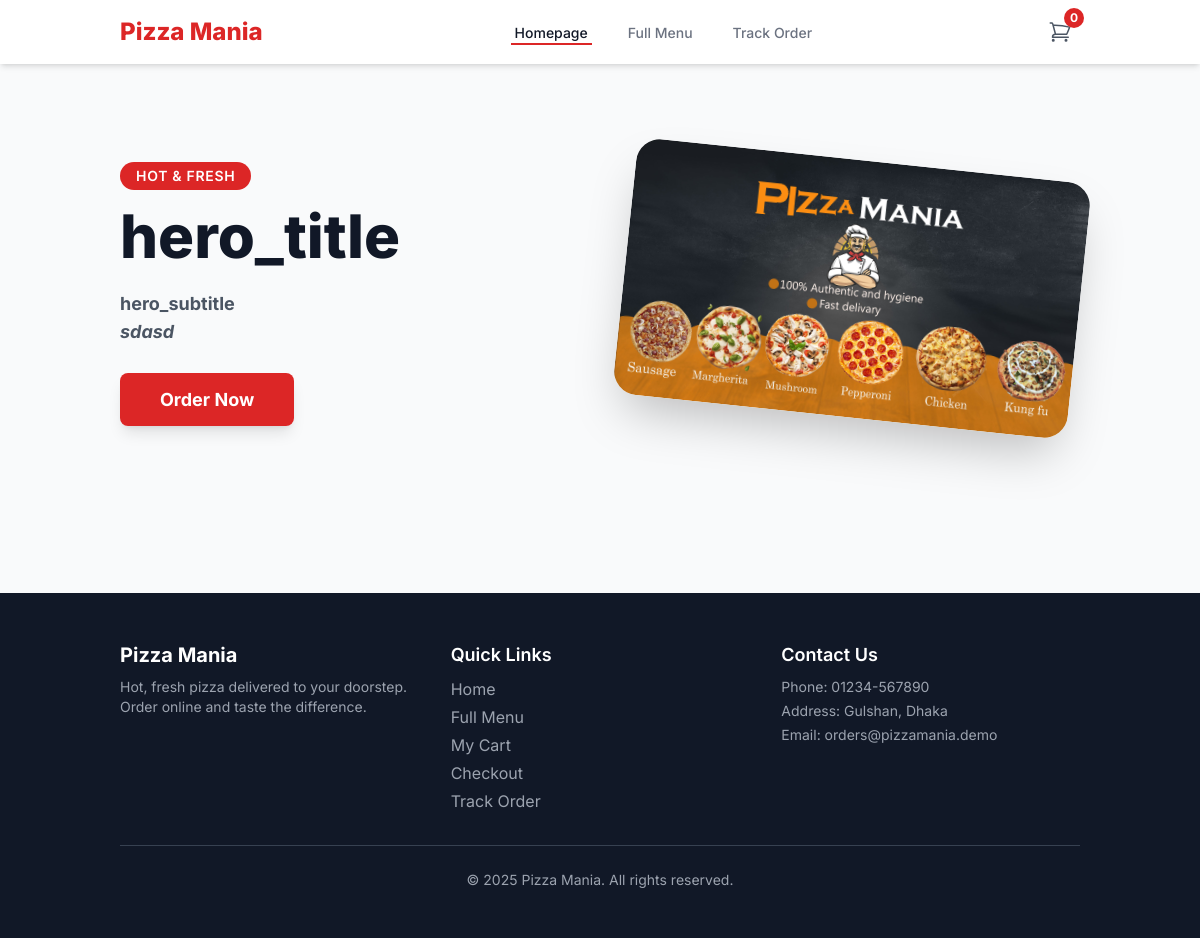
Before: / with the older database file.
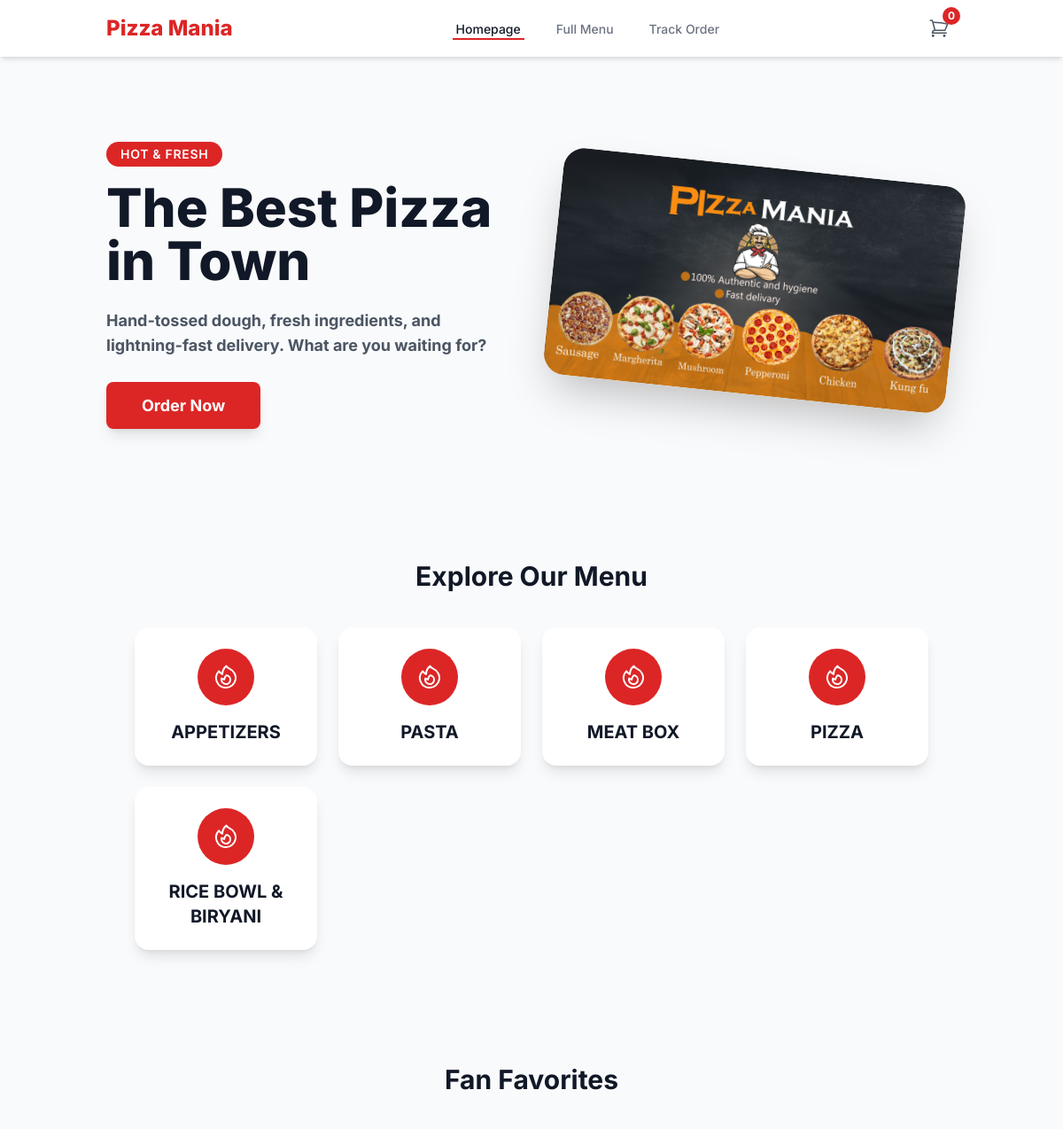
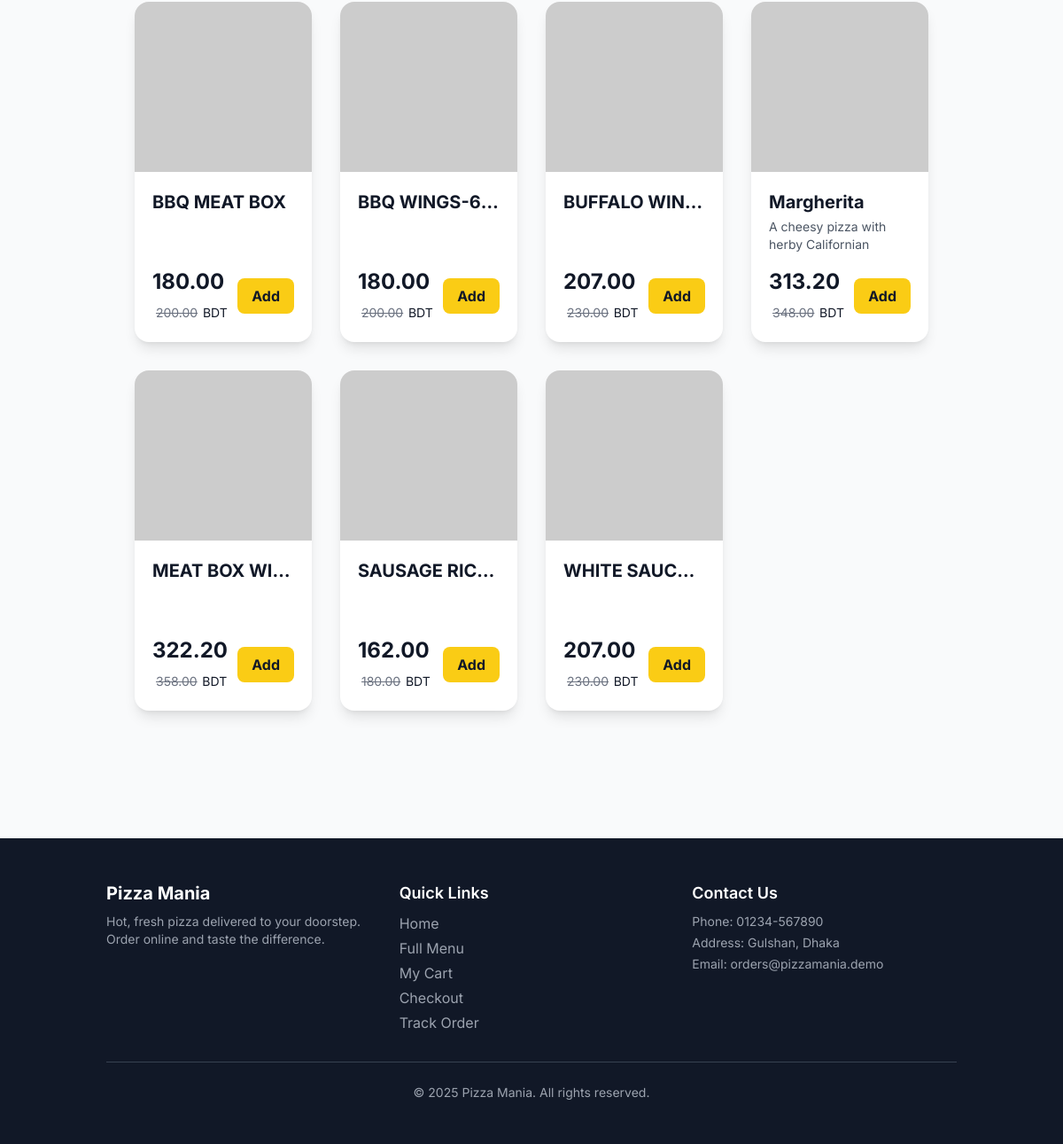
After: the same page with the newer database file (2 pictures, top to bottom).
### tables this page shows
CREATE TABLE IF NOT EXISTS `categories` (
  `id` int NOT NULL AUTO_INCREMENT,
  `name` varchar(100) NOT NULL,
  `description` text,
  `image` varchar(255) DEFAULT NULL,
  `is_visible` tinyint(1) NOT NULL DEFAULT '1',
  PRIMARY KEY (`id`)
);

CREATE TABLE IF NOT EXISTS `menu_items` (
  `id` int NOT NULL AUTO_INCREMENT,
  `category_id` int NOT NULL,
  `name` varchar(150) NOT NULL,
  `description` text,
  `price` decimal(10,2) NOT NULL,
  `image` varchar(255) DEFAULT NULL,
  `is_available` tinyint(1) NOT NULL DEFAULT '1',
  `is_featured` tinyint(1) NOT NULL DEFAULT '0',
  PRIMARY KEY (`id`),
  KEY `category_id` (`category_id`)
);

### config.php (called while the page is built, shortened)
<?php
$db = new mysqli(DB_HOST, DB_USER, DB_PASS, DB_NAME);
$db->set_charset("utf8mb4");
$settings = [];
$settings_query = $db->query("SELECT setting_key, setting_value FROM site_settings");
if ($settings_query) {
    while ($row = $settings_query->fetch_assoc()) {
        $settings[$row['setting_key']] = $row['setting_value'];
    }
} else {
    die("Error: Could not load site settings from database.");
}
function e($data) {
    return htmlspecialchars($data, ENT_QUOTES, 'UTF-8');
}
?>

### index.php (the view, shortened to what the changed rows need)
<?php
require_once('includes/header.php');
function calculate_discounted_price($original_price, $settings) {
    $discount_type = $settings['global_discount_type'];
    $discount_value = (float)$settings['global_discount_value'];
    $new_price = $original_price;
    if ($discount_type == 'percentage') {
        $new_price = $original_price - ($original_price * ($discount_value / 100));
    } elseif ($discount_type == 'fixed') {
        $new_price = $original_price - $discount_value;
    }
    return ($new_price > 0) ? $new_price : 0;
}
$featured_items = [];
$sql_featured = "SELECT m.id, m.name, m.price, m.image, m.description, c.name as category_name
                 FROM menu_items m
                 JOIN categories c ON m.category_id = c.id
                 WHERE m.is_available = 1 AND m.is_featured = 1
                 ORDER BY m.name ASC
                 LIMIT 8";
$result_featured = $db->query($sql_featured);
if ($result_featured) {
    while ($row = $result_featured->fetch_assoc()) {
        $original_price = (float)$row['price'];
        $discounted_price = calculate_discounted_price($original_price, $settings);
        $row['original_price'] = $original_price;
        $row['price'] = $discounted_price;
        $row['has_discount'] = ($discounted_price < $original_price);
        $featured_items[] = $row;
    }
}
$homepage_categories = [];
$sql_categories = "SELECT c.id, c.name, c.image, c.description
                   FROM homepage_sections hs
                   JOIN categories c ON hs.category_id = c.id
                   WHERE hs.is_visible = 1 AND c.is_visible = 1
                   ORDER BY hs.display_order ASC";
$result_categories = $db->query($sql_categories);
if ($result_categories) {
    while ($row = $result_categories->fetch_assoc()) {
        $homepage_categories[] = $row;
    }
}
?>
<section class="py-16 md:py-24 -mt-8">
    <div class="grid grid-cols-1 lg:grid-cols-2 gap-12 items-center">
        <div class="text-center lg:text-left">
            <span class="inline-block px-4 py-1 bg-brand-red text-white text-sm font-semibold rounded-full uppercase tracking-wider">
                Hot & Fresh
            </span>
            <h1 class="text-4xl lg:text-6xl font-extrabold text-gray-900 mt-4 leading-tight">
                <?php echo e($settings['hero_title'] ?? 'The Best Pizza in Town'); ?>
            </h1>
            <div class="mt-6 text-lg text-gray-600">
                <?php echo strip_tags(
                    $settings['hero_subtitle'] ?? '<p>Hand-tossed dough, fresh ingredients, and lightning-fast delivery. What are you waiting for?</p>',
                    '<p><b><i><strong>'
                ); ?>
            </div>
            <div class="mt-10">
                <a href="<?php echo BASE_URL; ?>/menu.php" class="px-10 py-4 bg-brand-red text-white text-lg font-bold rounded-lg shadow-lg hover:bg-red-700 transition-colors transform hover:scale-105">
                </a>
            </div>
        </div>
    </div>
</section>
<?php if (!empty($homepage_categories)): ?>
<section class="py-16">
    <div class="container mx-auto px-4 sm:px-6 lg:px-8">
        <h2 class="text-3xl font-bold text-gray-900 mb-10 text-center">Explore Our Menu</h2>
        <div class="grid grid-cols-2 md:grid-cols-4 gap-6">
            <?php foreach ($homepage_categories as $category): ?>
                <a href="<?php echo BASE_URL; ?>/menu.php#category-<?php echo e($category['id']); ?>" class="block bg-white p-6 rounded-2xl shadow-lg transform transition-all hover:shadow-xl hover:-translate-y-1">
                    <div class="flex items-center justify-center w-16 h-16 bg-brand-red rounded-full text-white mx-auto">
                    </div>
                    <h3 class="mt-4 text-xl font-bold text-gray-900 text-center"><?php echo e($category['name']); ?></h3>
                </a>
            <?php endforeach; ?>
        </div>
    </div>
</section>
<?php endif; ?>
<?php if (!empty($featured_items)): ?>
<section class="py-16">
    <div class="container mx-auto px-4 sm:px-6 lg:px-8">
        <h2 class="text-3xl font-bold text-gray-900 mb-10 text-center">Fan Favorites</h2>
        <div class="grid grid-cols-1 sm:grid-cols-2 lg:grid-cols-4 gap-8">
            <?php foreach ($featured_items as $item): ?>
                <div class="bg-white rounded-2xl shadow-lg overflow-hidden transform transition-all hover:shadow-xl hover:-translate-y-1">
                    <a href="<?php echo BASE_URL; ?>/menu.php#item-<?php echo e($item['id']); ?>" class="block">
                        <img
                            src="<?php echo e(BASE_URL . ($item['image'] ?? 'https://placehold.co/400x300/EFEFEF/AAAAAA?text=No+Image')); ?>"
                            alt="<?php echo e($item['name']); ?>"
                            class="w-full h-48 object-cover"
                            onerror="this.src='https://placehold.co/400x300/EFEFEF/AAAAAA?text=No+Image'">
                    </a>
                    <div class="p-5">
                        <h3 class="text-xl font-bold text-gray-900 truncate"><?php echo e($item['name']); ?></h3>
                        <p class="text-gray-600 text-sm mt-1 h-10 overflow-hidden"><?php echo e($item['description']); ?></p>
                        <div class="flex justify-between items-center mt-4">
                            <p class="text-2xl font-bold text-gray-900">
                                <?php if ($item['has_discount']): ?>
                                    <?php echo e(number_format($item['price'], 2)); ?>
                                    <span class="text-sm font-normal text-gray-500 line-through ml-1"><?php echo e(number_format($item['original_price'], 2)); ?></span>
                                <?php else: ?>
                                    <?php echo e(number_format($item['price'], 2)); ?>
                                <?php endif; ?>
                                <span class="text-sm font-normal">BDT</span>
                            </p>
                            <a href="<?php echo BASE_URL; ?>/menu.php#item-<?php echo e($item['id']); ?>" class="px-4 py-2 bg-brand-yellow text-gray-900 font-bold rounded-lg hover:bg-yellow-500 transition-colors">
                                Add
                            </a>
                        </div>
                    </div>
                </div>
            <?php endforeach; ?>
        </div>
    </div>
</section>
<?php endif; ?>
<?php
require_once('includes/footer.php');
?>

Changed rows visible on the page:
now on this page (row unchanged): categories: name "APPETIZERS"
added categories: name "PASTA"
now on this page (row unchanged): categories: name "MEAT BOX"
now on this page (row unchanged): categories: name "PIZZA"
now on this page (row unchanged): categories: name "RICE BOWL & BIRYANI"
added menu_items: name "BBQ MEAT BOX", price "180.00", original_price "200.00"
now on this page (row edited): menu_items: name "BBQ WINGS-6…", price "180.00", original_price "200.00"
now on this page (row edited): menu_items: name "BUFFALO WIN…", price "207.00", original_price "230.00"
added menu_items: name "Margherita", description "A cheesy pizza with herby Californian…", price "313.20", original_price "348.00"
added menu_items: name "MEAT BOX WI…", price "322.20", original_price "358.00"
added menu_items: name "SAUSAGE RIC…", price "162.00", original_price "180.00"
added menu_items: name "WHITE SAUC…", price "207.00", original_price "230.00"
Other visible differences:
$settings['hero_title']: "hero_title" → "The Best Pizza in Town"
text no longer shown: "hero_subtitle sdasd"
text now shown: "Hand-tossed dough, fresh ingredients, and lightning-fast delivery. What are you waiting for? Explore Our Menu Fan Favorites"
